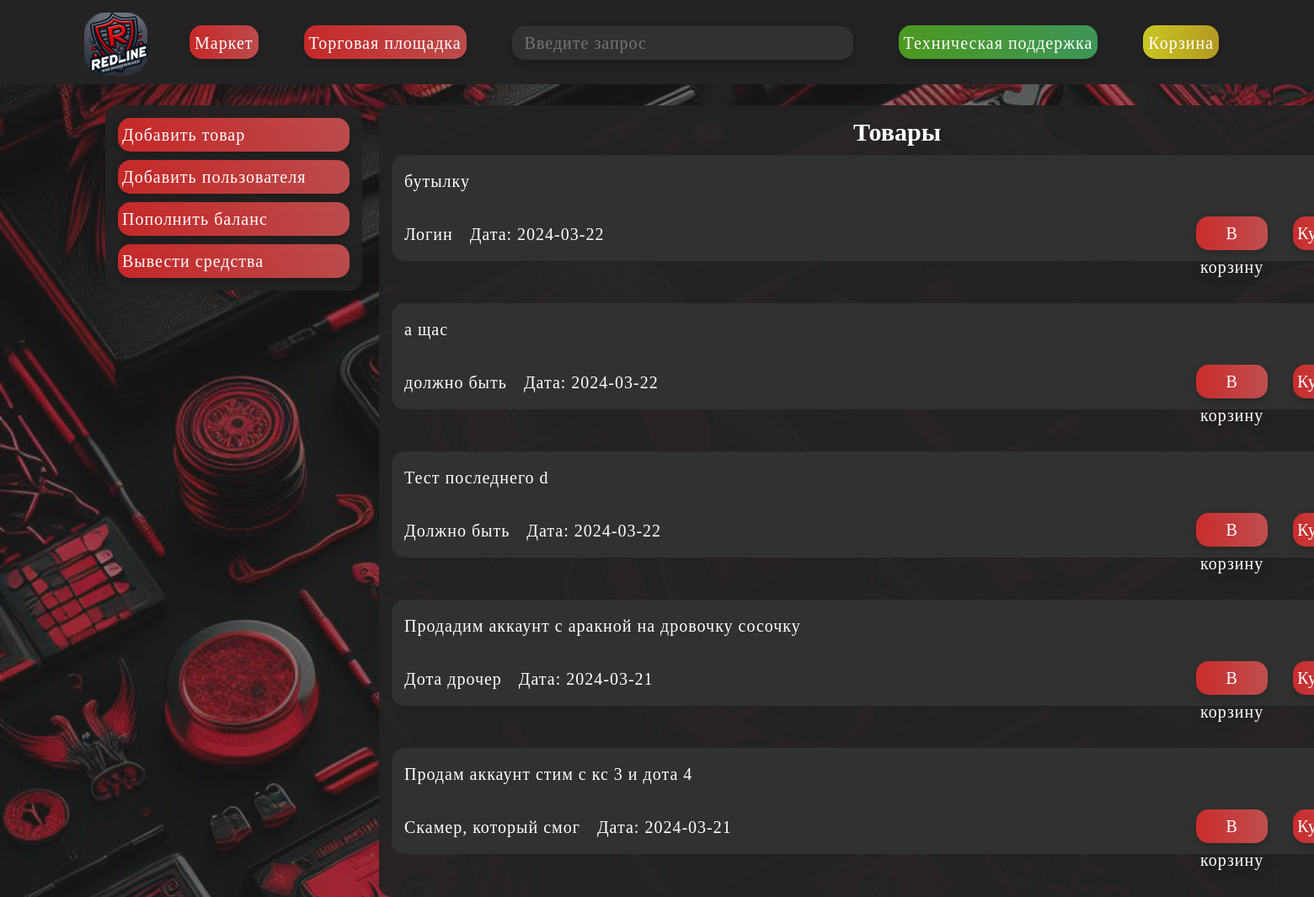
The page /home on the database its author committed.
### main.py (models this page shows, shortened)
class Tovar(db.Model):
    id = db.Column(db.Integer, primary_key=True, autoincrement=True)
    description = db.Column(db.String(15), nullable=False, unique=True)
    login = db.Column(db.String(15), nullable=False, unique=True)
    price = db.Column(db.Integer, nullable=False)
    date = db.Column(db.DateTime, default=datetime.utcnow)

### main.py (the view)
@app.route('/' ,methods=['POST','GET'])
@app.route('/home' ,methods=['POST','GET'])
def index():
    tovars =Tovar.query.order_by(Tovar.date.desc()).all()
    login = "Alast0r"
    balance = 123455
    return render_template("index.html",tovars=tovars,
        login=login,
        balance=balance)

### templates/index.html (shortened to what this page needs)
<!DOCTYPE html>
<html lang="ru">
<head>
    <link rel="stylesheet" type="text/css" href="{{ url_for('static', filename='css/main.css') }}">
</head>
<body>
    <header>
        <div class="up">
            <img src="static\img\main\logo.png" class="logo" alt="Описание изображения">
            <div class="block_up">
                <button class="button_up">Маркет</button>
                <button class="button_up">Торговая площадка</button>
                <form action="/search" method="POST" class="search-container">
                    <input type="text" name="query" placeholder="Введите запрос" class="search-button">
                </form>
                <form action="/help" method="post">
                    <button class="help button_up">Техническая поддержка</button>
                </form>
                <form action="/basket" method="post">
                    <button class="button_up basket">Корзина</button>
                </form>
            </div>
        </div>
    </header>
<div class="lmenu main">
    <form action="/create-tovar-page" method="post">
        <button class="button button_lmenu">Добавить товар</button>
    </form>
    <form action="/create-users-page" method="post">
        <button class="button button_lmenu">Добавить пользователя</button>
    </form>
    <form action="/help" method="post">
        <button class="button button_lmenu">Пополнить баланс</button>
        <button class="button button_lmenu">Вывести средства</button>
    </form>
</div>
<main>
    <h2 class="title">Товары</h2>
    {% for el in tovars %}
        <div class="block">
        <div class="str_1">
            <p>{{el.description}}</p>
        </div>
        <div class="str_1">
            <p>{{el.login}}</p>
            <p class="date">Дата: {{el.date.date()}}</p>
            <div class="buy_button">
                <button class="button">В корзину</button>
                <button class="button">Купить</button>
            </div>
        </div>
    </div>
    {% endfor %}
</main>
</body>
</html>

### static/css/main.css (style rules this page uses)
body { margin: 0; padding: 0; background-color: rgba(0, 0, 0, 0.5); background-image: url('back.png'); background-repeat: no-repeat; background-position: center center; background-attachment: fixed; -webkit-background-size: cover; -moz-background-size: cover; -o-background-size: cover; background-size: cover; }
header { background-color: #232323; color: white; height: 100px; padding: 0px 0px; }
.logo { position: absolute; top: 0px; left: 0px; width: 75px; height: 75px; }
.up { font-family: 'Gang of Three[RUS by Daymarius]'; position: absolute; margin-top: 15px; margin-left: 100px; margin-right: 100px; height: 55px; width: 1600px; display: inline-flex; }
.block_up { margin-left: 100px; margin-top: 15px; position: relative; }
.search-container { display: inline-block; vertical-align: middle; }
.button { font-family: 'Gang of Three[RUS by Daymarius]'; display: inline-flex; background: linear-gradient(90deg, rgba(255, 45, 45, 0.75) 0%, rgba(242, 91, 91, 0.75) 100%); color: white; border-radius: 15px; border: none; font-size: 20px; cursor: pointer; transition: background-color 0.3s; filter: drop-shadow(0px 4px 4px rgba(0, 0, 0, 0.25)); height: 40px; line-height: 40px; letter-spacing: 1px; margin-left: 15px; margin-right: 15px; margin-top: 10px; display: flex; flex-direction: column; padding: 0px 5px; }
.button_up { font-family: 'Gang of Three[RUS by Daymarius]'; display: inline-flex; background: linear-gradient(90deg, rgba(255, 45, 45, 0.75) 0%, rgba(242, 91, 91, 0.75) 100%); color: white; border-radius: 15px; border: none; font-size: 20px; cursor: pointer; transition: background-color 0.3s; filter: drop-shadow(0px 4px 4px rgba(0, 0, 0, 0.25)); margin-left: 25px; height: 40px; line-height: 40px; letter-spacing: 1px; margin-left: 25px; margin-right: 25px; }
.search-button { font-family: 'Gang of Three[RUS by Daymarius]'; background-color: #313131; color: #989898; padding: 0px 15px; border: none; text-align: left; font-size: 20px; cursor: pointer; border-radius: 15px; margin-left: 25px; margin-right: 25px; width: 375px; filter: drop-shadow(0px 4px 4px rgba(0, 0, 0, 0.25)); display: inline-block; height: 40px; line-height: 40px; letter-spacing: 1px; margin-bottom: 7px; }
.help { background: linear-gradient(90deg, rgba(92, 194, 33, 0.75) 0%, rgba(72, 190, 108, 0.75) 100%); }
.basket { background: linear-gradient(90deg, rgba(255, 251, 35, 0.76) 0%, rgba(231, 195, 35, 0.75) 100%); }
.title { position: relative; text-align: center; top: 15px; }
main { font-family: 'Gang of Three[RUS by Daymarius]'; background-color: rgba(35, 35, 35, 0.95); color: white; height: 500px; padding: 0px 15px; border: none; text-align: left; font-size: 20px; cursor: pointer; border-radius: 15px; margin-left: 450px; cursor: auto; width: 1200px; height: inherit; padding-bottom: 1px; }
.block { background-color: #313131; font-family: 'Gang of Three[RUS by Daymarius]'; color: white; padding: 0px 15px; border: none; text-align: left; font-size: 20px; cursor: pointer; border-radius: 15px; margin-bottom: 50px; }
.str_1 { display: flex; flex-direction: row; letter-spacing: 1px; }
.buy_button { position:absolute; display: flex; height: 35px; width: auto ; margin-left: 925px; margin-bottom: 20px; letter-spacing: 1px; }
form { display: inline-block; }
.date { margin-left: 20px; }
.lmenu { font-family: 'Gang of Three[RUS by Daymarius]'; float: left; background-color: rgba(35, 35, 35, 0.95); color: white; border: none; text-align: left; font-size: 20px; cursor: pointer; border-radius: 15px; display: flex; flex-direction: column; align-items: center; margin-left: 125px; margin-top: 25px; padding-bottom: 15px; padding-top: 5px; display: flex; flex-direction: column; align-items: flex-start; }
.button_lmenu { width: 275px; }

### rows shown on the page
Tovar: description "бутылку", login "Логин", date "2024-03-22"
Tovar: description "а щас", login "должно быть", date "2024-03-22"
Tovar: description "Тест последнего d", login "Должно быть", date "2024-03-22"
Tovar: description "Продадим аккаунт с аракной на дровочку сосочку", login "Дота дрочер", date "2024-03-21"
Tovar: description "Продам аккаунт стим с кс 3 и дота 4", login "Скамер, который смог", date "2024-03-21"
